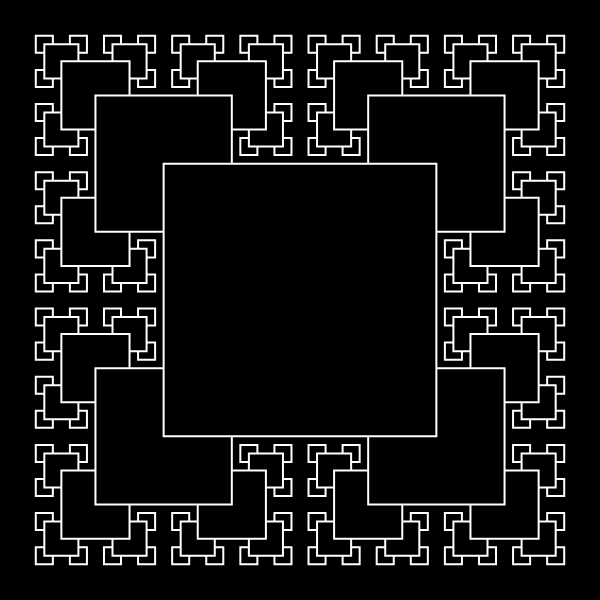
Frame 1 (no input)
Frame 60 (no input): identical to frame 1, image omitted
Frame 120 (the mouse pressed at the canvas centre since frame 60): identical to frame 1, image omitted

The p5.js sketch that drew this single still picture (run headless with seeded random() and noise() and a simulated clock; from frame 60 on, the mouse is pressed at the canvas centre):

// p5.js sketch
// ── sketch.js
function setup()
{
	//SET THE SCREEN SIZE
	createCanvas(600, 600);
	//THIS LINE SAYS THAT THE RECT POSITION IS SETTED BY IT'S CENTER
	rectMode(CENTER);
}

function draw()
{
	//BLACK BACKGROUND
	background(0);
	//(0,0) NOW IS AT THE CENTER OF THE SCREEN
	translate(width/2, height/2);

	//RECURSIVE FUNCTION TO DRAW THE FRACTAL
	drawSquare(0, 0, 5*width/11, 5);
}

function drawSquare(px, py, size, index)
{
	//IF GENERATION IS VALID
	if(index > 0)
	{
		//DEFINE THE SIZE OF THE NEXT GENERATION
		let newSize = size/2;

		//RECURSION FLOW
		//DRAW THE FRACTAL IN THE CORNERS OF THE CURRENT RECTANGLE
		drawSquare(px-size/2, py-size/2, newSize, index-1);
		drawSquare(px+size/2, py-size/2, newSize, index-1);
		drawSquare(px-size/2, py+size/2, newSize, index-1);
		drawSquare(px+size/2, py+size/2, newSize, index-1);

		//INFILL COLOR
		fill(0);
		//LINES WEIGHT
		strokeWeight(2);
		//LINES COLOR
		stroke(255);
		//DRAW THE RECTANGLE
		rect(px, py, size, size);

		//OBS: IF THE RECTANGLE WAS DRAWED BEFORE THE RECURSION FLOW
		//THE SMALLER ONES WILL BE ABOVE THE BIGGER ONES 
	}

	//ELSE --> EXIT CONDITION
}
